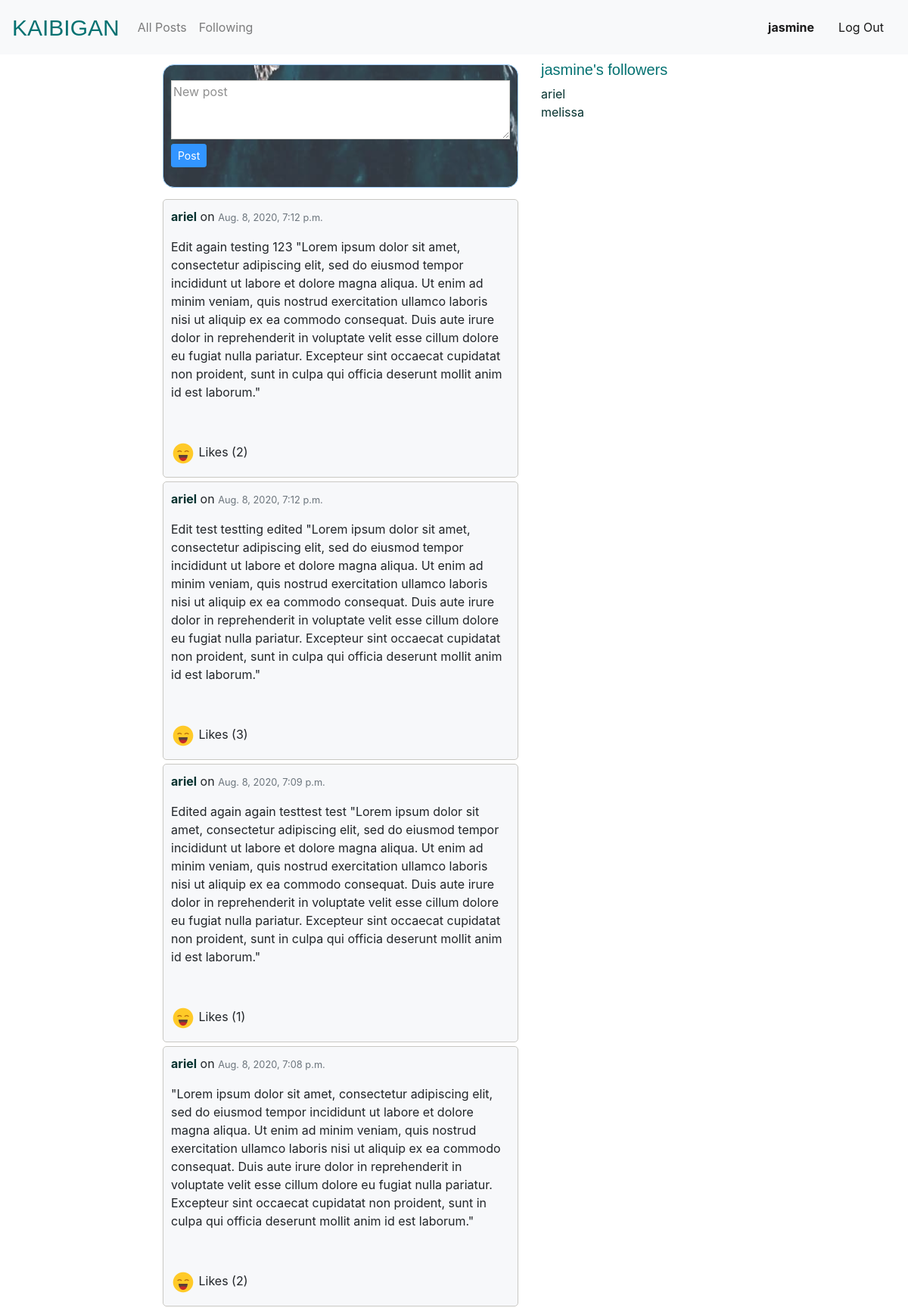
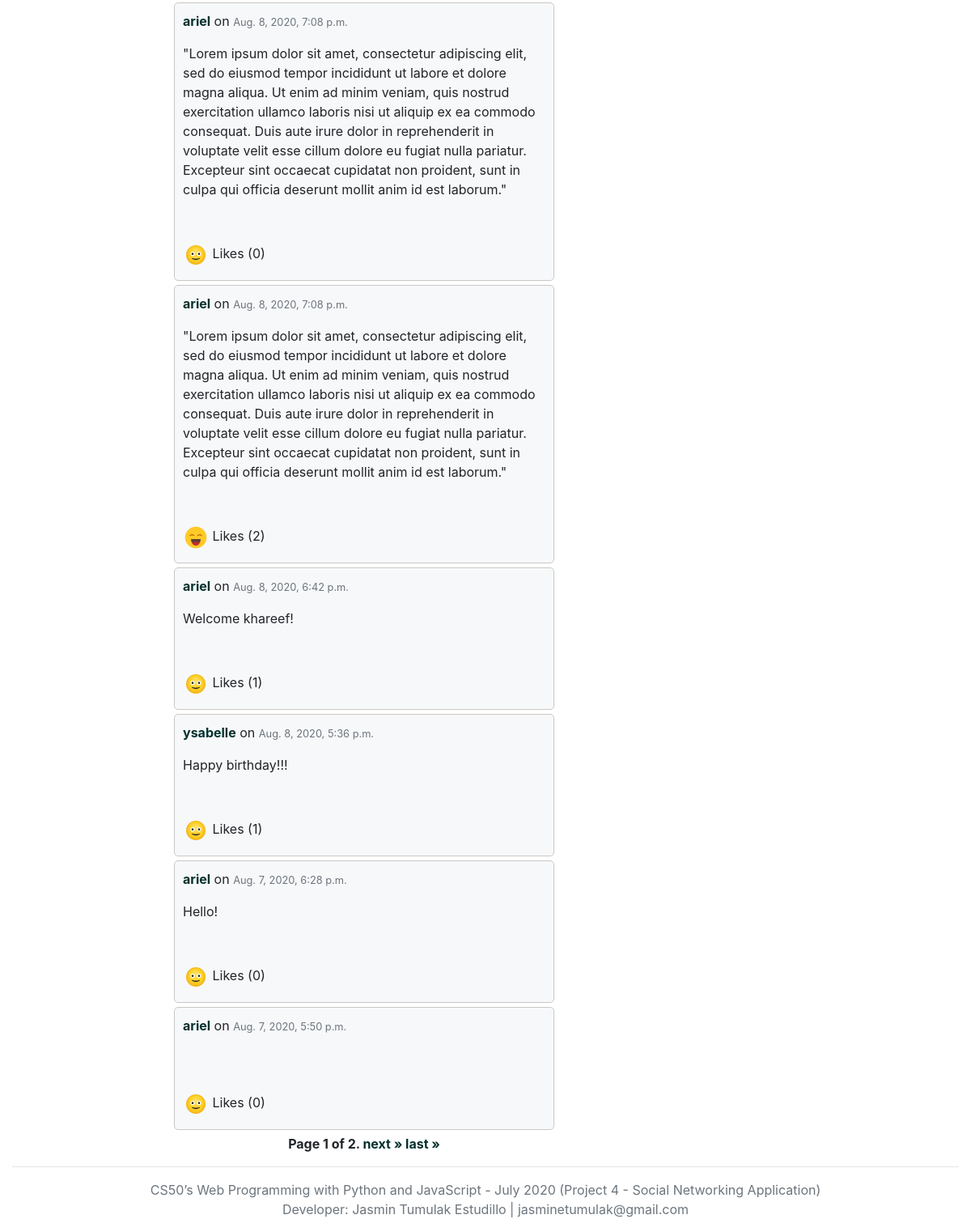
The page /following (signed in) on the database its author committed (2 pictures, top to bottom).
### network/models.py (models this page shows, shortened)
class User(AbstractUser):
    def __str__(self):
        return self.username

class Post(models.Model):
    id = models.AutoField(primary_key=True)
    username = models.ForeignKey(settings.AUTH_USER_MODEL, on_delete=models.CASCADE, related_name="userposts")
    message = models.TextField(default="")
    date_post = models.DateTimeField(auto_now_add=False, default=datetime.now)
    likes = models.ManyToManyField(User, related_name='post_likes')
    status = models.BooleanField(default=False)
    def total_likes(self):
        return self.likes.count()

class Follow(models.Model):
    f_id = models.AutoField(primary_key=True)
    username = models.ForeignKey(settings.AUTH_USER_MODEL, on_delete=models.CASCADE, related_name="user_following")
    follow = models.ForeignKey(settings.AUTH_USER_MODEL, on_delete=models.CASCADE, related_name="following")
    status = models.BooleanField(default=False)

### network/views.py (the view)
# urls.py: path("following", views.following, name="following")
@login_required(login_url='/login')
def following(request):
        user = User.objects.get(username=request.user)
        follow = Follow.objects.filter(username=user, status=True)
        user_ids = []
        posts = []
        for user_follow in follow:
            user_followed_id = User.objects.get(username=user_follow.follow).pk
            user_ids.append(user_followed_id)
        posts_list = Post.objects.filter(username__in=user_ids).order_by('-date_post')
        paginator = Paginator(posts_list, num_posts)
        page_number = request.GET.get('page')
        page_obj = paginator.get_page(page_number)
        user = User.objects.get(username=user)
        followers_list = Follow.objects.filter(follow=user, status=True) #get the names of the followers
        return render(request, 'network/index.html', {
            'page_obj': page_obj,
            'followers_list': followers_list,
            "followed_user": user
        })

### network/templates/network/index.html (shortened to what this page needs)
{% extends "network/layout.html" %}
{% block body %}
<div class="newpost">
  <form action="{% url 'newpost' %}" method="post" id="newpost">
      <div class="form-group">
          <textarea name="message" rows="3" placeholder="New post" required></textarea><br>
          <input class="btn btn-primary btn-sm" type="submit" value="Post">
      </div>
  </form>
</div>
<div class="allpost">
    {% for post in page_obj %}
        <div class="posts">
                <p class="alignleft"><b>  <a href="{% url 'profile' post.username %}">{{ post.username }}</a></b>
                  on <span class="text-muted"><small>{{ post.date_post }}</small></span> <br></p>
                <div class="post-details{{post.id}}">
                  <form action="{% url 'like' post.id %}" method="post">
                   <div id="post_message{{ post.id }}">{{ post.message }} </div><br><br>
                   {% if post.status %}
                     <a type="button" class="like" id="{{ post.id }}"><img src="/static/network/images/liked.png"/></a>
                     <span id="total_likes{{ post.id }}">Likes ({{ post.total_likes }})</span>
                  {% else %}
                    <a type="button" class="like" id="{{ post.id }}"><img src="/static/network/images/notliked.png"/></a>
                     <span id="total_likes{{ post.id }}">Likes ({{ post.total_likes }})</span>
                  {% endif %}
                </form>
              </div>
        </div>
    {% endfor %}
</div>
<div class="page">
    <span class="step-links">
        <span class="current">
            Page {{ page_obj.number }} of {{ page_obj.paginator.num_pages }}.
        </span>
        {% if page_obj.has_next %}
            <a href="?page={{ page_obj.next_page_number }}">next &raquo;</a>
            <a href="?page={{ page_obj.paginator.num_pages }}">last &raquo;</a>
        {% endif %}
    </span>
</div>
{% endblock %}

### network/templates/network/layout.html (shortened to what this page needs)
{% load static %}
<!DOCTYPE html>
<html lang="en">
    <head>
        <link rel="stylesheet" href="https://stackpath.bootstrapcdn.com/bootstrap/4.5.2/css/bootstrap.min.css">
        <link href="{% static 'network/styles.css' %}" rel="stylesheet">
    </head>
    <div class="body">
      <div class="container-fluid">
      {% if user.is_authenticated %}
      <div class="row menu-bar">
        <div class="col-md-12">
            <nav class="navbar navbar-expand-lg navbar-light bg-light fixed-top ">
              <a class="navbar-brand" href="{% url 'index' %}"><span class="site-title-sm">KAIBIGAN</span></a>
              <div class="collapse navbar-collapse" id="navbarText">
                <ul class="navbar-nav mr-auto">
                  <li class="nav-item">
                    <a class="nav-link" href="{% url 'index' %}">All Posts</a>
                  </li>
                  <li class="nav-item">
                    <a class="nav-link" href={% url 'following' %}>Following</a>
                  </li>
                </ul>
                <span class="navbar-text">
                  <a class="nav-link" href="{%  url 'profile' request.user %}"><strong>{{ user.username }}</strong></a>
                </span>
                <span class="navbar-text">
                  <a class="nav-link" href="{% url 'logout' %}">Log Out</a>
                </span>
              </div>
            </nav>
          </div>
        </div>
      {% endif %}
            <div class="row">
                <div class="col-md-5 offset-2">
                  {% block body %}
                  {% endblock %}
                  </div>
                <div class="col-md-3">
                  {% if user.is_authenticated %}
                    <h5 class="kaibigan">{{ followed_user.username }}'s followers</h5>
                    {% for follower in followers_list %}
                    <a href="{% url 'profile' follower.username %}">{{ follower.username}}</a><br>
                    {% empty %}
                      No followers
                    {% endfor %}
                  {% endif %}
                </div>
            </div>
            <div class="row page-footer">
              <div class="col-md-12">
                <hr><span class="text-muted">CS50’s Web Programming with Python and JavaScript - July 2020 (Project 4 - Social Networking Application)<br>
              Developer: Jasmin Tumulak Estudillo | jasminetumulak@gmail.com<span>
              </div>
            </div>
        </div>
      </div>
    <link rel="stylesheet" href="https://stackpath.bootstrapcdn.com/bootstrap/4.4.1/css/bootstrap.min.css">
    </body>
</html>

### network/static/network/styles.css (style rules this page uses)
.newpost { border-style: solid; border-width: thin; border-color: #c9c8c3; padding: 20px 10px 10px 10px; width: 100%; margin-bottom: 15px; margin-top: 5px; border-radius: 15px; border-color: #86c1fc; background-color: #009F93; background-image: url(/static/network/images/newpost.jpg); background-size: auto; background-repeat: no-repeat; background-position: center; opacity: 0.8; }
.posts { border-style: solid; border-width: thin; border-color: #c9c8c3; padding: 10px; width: 100%; margin-bottom: 5px; border-radius: 5px; background-color: #f7f8fa; float: left; }
textarea { width: 100%; border-color: #c9c8c3; }
.page { margin-top:10px; text-align: center; font-weight: bolder; }
.like { margin-top:5px; margin-bottom: 5px; }
.site-title-sm { text-align: right; font-family: 'Oswald', sans-serif; color: #037171; font-size: 30px; }
.kaibigan { font-family: 'Oswald', sans-serif; color: #037171; }
.page-footer { text-align: center; margin-top:auto; }
.alignleft { float: left; }
a:link { color:#03312E; }

### rows shown on the page
User: username "jasmine"
Post: username "ariel", date_post "Aug. 8, 2020, 7:12 p.m.", message "Edit again testing 123 \"Lorem ipsum dolor sit amet, consectetur adipiscing elit, sed do eiusmod tempor incididunt ut labore et dolore magna aliqua. Ut enim ad minim veniam, quis nostrud exercitation ullamco laboris nisi ut aliquip ex ea commodo consequat. Duis aute irure dolor in reprehenderit in voluptate velit esse cillum dolore eu fugiat nulla pariatur. Excepteur sint occaecat cupidatat non proident, sunt in culpa qui officia deserunt mollit anim id est laborum.\"", status True (drawn), total_likes "2"
Post: username "ariel", date_post "Aug. 8, 2020, 7:12 p.m.", message "Edit test testting edited \"Lorem ipsum dolor sit amet, consectetur adipiscing elit, sed do eiusmod tempor incididunt ut labore et dolore magna aliqua. Ut enim ad minim veniam, quis nostrud exercitation ullamco laboris nisi ut aliquip ex ea commodo consequat. Duis aute irure dolor in reprehenderit in voluptate velit esse cillum dolore eu fugiat nulla pariatur. Excepteur sint occaecat cupidatat non proident, sunt in culpa qui officia deserunt mollit anim id est laborum.\"", status True (drawn), total_likes "3"
Post: username "ariel", date_post "Aug. 8, 2020, 7:09 p.m.", message "Edited again again testtest test \"Lorem ipsum dolor sit amet, consectetur adipiscing elit, sed do eiusmod tempor incididunt ut labore et dolore magna aliqua. Ut enim ad minim veniam, quis nostrud exercitation ullamco laboris nisi ut aliquip ex ea commodo consequat. Duis aute irure dolor in reprehenderit in voluptate velit esse cillum dolore eu fugiat nulla pariatur. Excepteur sint occaecat cupidatat non proident, sunt in culpa qui officia deserunt mollit anim id est laborum.\"", status True (drawn), total_likes "1"
Post: username "ariel", date_post "Aug. 8, 2020, 7:08 p.m.", message "\"Lorem ipsum dolor sit amet, consectetur adipiscing elit, sed do eiusmod tempor incididunt ut labore et dolore magna aliqua. Ut enim ad minim veniam, quis nostrud exercitation ullamco laboris nisi ut aliquip ex ea commodo consequat. Duis aute irure dolor in reprehenderit in voluptate velit esse cillum dolore eu fugiat nulla pariatur. Excepteur sint occaecat cupidatat non proident, sunt in culpa qui officia deserunt mollit anim id est laborum.\"", status True (drawn), total_likes "2"
Post: username "ariel", date_post "Aug. 8, 2020, 7:08 p.m.", message "\"Lorem ipsum dolor sit amet, consectetur adipiscing elit, sed do eiusmod tempor incididunt ut labore et dolore magna aliqua. Ut enim ad minim veniam, quis nostrud exercitation ullamco laboris nisi ut aliquip ex ea commodo consequat. Duis aute irure dolor in reprehenderit in voluptate velit esse cillum dolore eu fugiat nulla pariatur. Excepteur sint occaecat cupidatat non proident, sunt in culpa qui officia deserunt mollit anim id est laborum.\"", status False (drawn), total_likes "0"
Post: username "ariel", date_post "Aug. 8, 2020, 7:08 p.m.", message "\"Lorem ipsum dolor sit amet, consectetur adipiscing elit, sed do eiusmod tempor incididunt ut labore et dolore magna aliqua. Ut enim ad minim veniam, quis nostrud exercitation ullamco laboris nisi ut aliquip ex ea commodo consequat. Duis aute irure dolor in reprehenderit in voluptate velit esse cillum dolore eu fugiat nulla pariatur. Excepteur sint occaecat cupidatat non proident, sunt in culpa qui officia deserunt mollit anim id est laborum.\"", status True (drawn), total_likes "2"
Post: username "ariel", date_post "Aug. 8, 2020, 6:42 p.m.", message "Welcome khareef!", status False (drawn), total_likes "1"
Post: username "ysabelle", date_post "Aug. 8, 2020, 5:36 p.m.", message "Happy birthday!!!", status False (drawn), total_likes "1"
Post: username "ariel", date_post "Aug. 7, 2020, 6:28 p.m.", message "Hello!", status False (drawn), total_likes "0"
Post: username "ariel", date_post "Aug. 7, 2020, 5:50 p.m.", status False (drawn), total_likes "0"
Follow: username "ariel"
Follow: username "melissa"

### other values the page prints
{{ page_obj.number }} "1"
{{ page_obj.paginator.num_pages }} "2"
